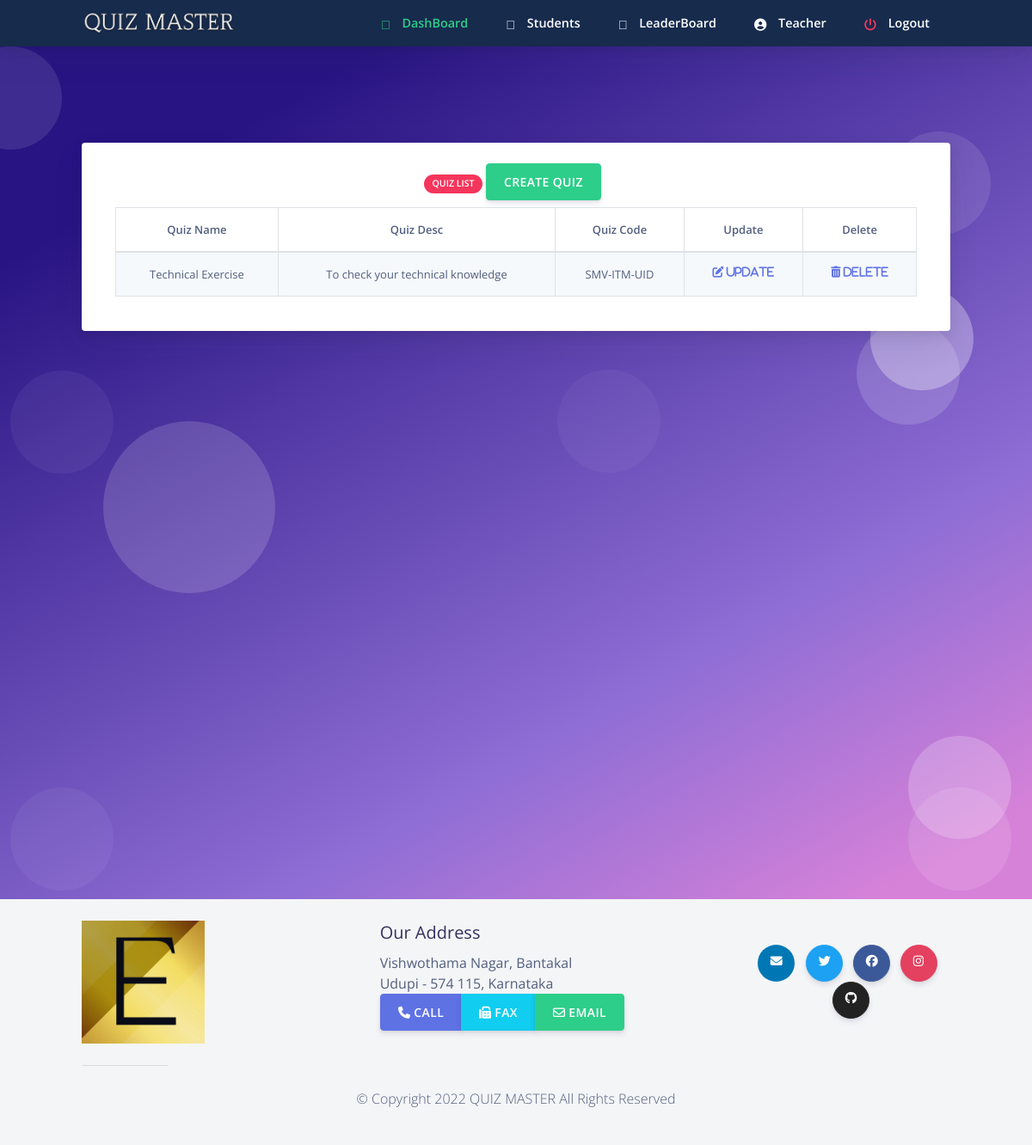
/teacher/home.php (signed in), run on the app's committed database.
### tables this page shows
CREATE TABLE `instructor` (
  `instructorID` int(11) NOT NULL,
  `name` varchar(255) NOT NULL,
  `username` varchar(255) NOT NULL,
  `ipassword` varchar(255) NOT NULL
);

CREATE TABLE `quiz` (
  `quizID` int(11) NOT NULL,
  `InstructorID` int(11) NOT NULL,
  `quizName` varchar(255) NOT NULL,
  `dateOpen` datetime NOT NULL,
  `dateClose` datetime NOT NULL,
  `quizDescription` varchar(255) NOT NULL,
  `quizCode` varchar(255) NOT NULL,
  `classAverage` float NOT NULL,
  `numStudents` int(4) NOT NULL
);

### teacher/home.php (the view, shortened to what this page needs)
<html>
<?php require ("header.php");?>
<?php
require_once 'sql.php';
$id = $_SESSION["instructorID"];
$sql = "SELECT * FROM `instructor`
        WHERE `instructorID` = $id";
 $res = mysqli_query($conn,$sql);
    if ($res == true) {
        global $tname;
        while ($row = mysqli_fetch_array($res)) {
            $tname = $row['name'];
        }
    }
?>
  <body class="bg-white" id="top">
    <nav
      id="navbar-main"
      class="
        navbar navbar-main navbar-expand-lg
        bg-default
        navbar-light
        position-sticky
        top-0
        shadow
        py-0
      "
    >
      <div class="container">
        <ul class="navbar-nav navbar-nav-hover align-items-lg-center">
          <li class="nav-item dropdown">
            <a href="index.php" class="navbar-brand mr-lg-5 text-white">
                               <img src="../assets/img/navbar.png" />
            </a>
          </li>
        </ul>
        <div class="navbar-collapse collapse bg-default" id="navbar_global">
          <ul class="navbar-nav align-items-lg-center ml-auto">
				 <li class="nav-item">
              <a href="home.php" class="nav-link">
                <span class="text-success nav-link-inner--text font-weight-bold"
                  ><i class="text-success fad fa-home"></i> DashBoard</span
                >
              </a>
            </li>
			 <li class="nav-item">
              <a href="studentslist.php" class="nav-link">
                <span class="text-white nav-link-inner--text font-weight-bold"
                  ><i class="text-white fad fa-poll"></i> Students</span
                >
              </a>
            </li>
			 <li class="nav-item">
              <a href="leaderboard.php" class="nav-link">
                <span class="text-white nav-link-inner--text font-weight-bold"
                  ><i class="text-white fad fa-award"></i> LeaderBoard</span
                >
              </a>
            </li>
			 <li class="nav-item">
              <a href="profile.php" class="nav-link">
                <span class="text-white nav-link-inner--text font-weight-bold"
                  ><i class="text-white fas fa-user-circle"></i> <?php echo $tname ?></span
                >
              </a>
            </li>
		   <li class="nav-item">
              <a href="logout.php" class="nav-link">
                <span class="text-white nav-link-inner--text font-weight-bold"
                  ><i class="text-danger fas fa-power-off"></i> Logout</span
                >
              </a>
            </li>
          </ul>
        </div>
      </div>
    </nav>
  <section class="section section-shaped section-lg">
    <div class="shape shape-style-1 shape-primary">
      <span></span>
      <span></span>
      <span></span>
      <span></span>
      <span></span>
      <span></span>
      <span></span>
      <span></span>
      <span></span>
      <span></span>
    </div>
<div class="container">
<div class="row">
            <div class="col-sm-12 mb-3">
              <div class="card card-body bg-gradient-white text-white mt-3">
			  <div class="col-12 mx-auto text-center">
            <span class="badge badge-danger badge-pill mb-3">Quiz List</span>
					  <a href="create.php" type ="btn " class="mb-1 btn btn-success pull-right">Create Quiz</a>
		  <?php
            $sql ="select *  from quiz";
            $res=mysqli_query($conn,$sql);
            if($res)
            {
                echo "<div class=\"table-responsive\" ><table class=\" table table-striped table-hover table-bordered text-center \">
				<thead class=\" font-weight-bold \">
				<tr>
				<td>Quiz Name</td>
				<td>Quiz Desc</td>
				<td>Quiz Code</td>
				<td>Update</td>
				<td>Delete</td>
				</tr>
				</thead>";
                while ($row = mysqli_fetch_assoc($res)) {
                    echo "<tr><td>".$row["quizName"]."</td>
					<td>".$row["quizDescription"]."</td>
					<td>".$row["quizCode"]."</td>
					<td><a id=\"t\" href='update.php?id=".$row['quizID']."'> <i class=\"fas fa-edit\"> Update </i></a></td>
					<td><a id=\"tq\" href='deletequiz.php?id=".$row['quizID']."'> <i class=\"fas fa-trash-alt\" onClick=\"return confirm('Are you sure to remove this quiz?')\" aria-hidden=\"true\"> Delete </i></a></td></tr>";
                }
                echo "</table></div>";
            }
            ?>
          </div>
                  </div>
                </div>
              </div>
    </div>
</section>
    <?php require("footer.php");?>
</body>
</html>

### data on the page
instructor: name "Teacher"
quiz: quizName "Technical Exercise", quizDescription "To check your technical knowledge", quizCode "SMV-ITM-UID"
